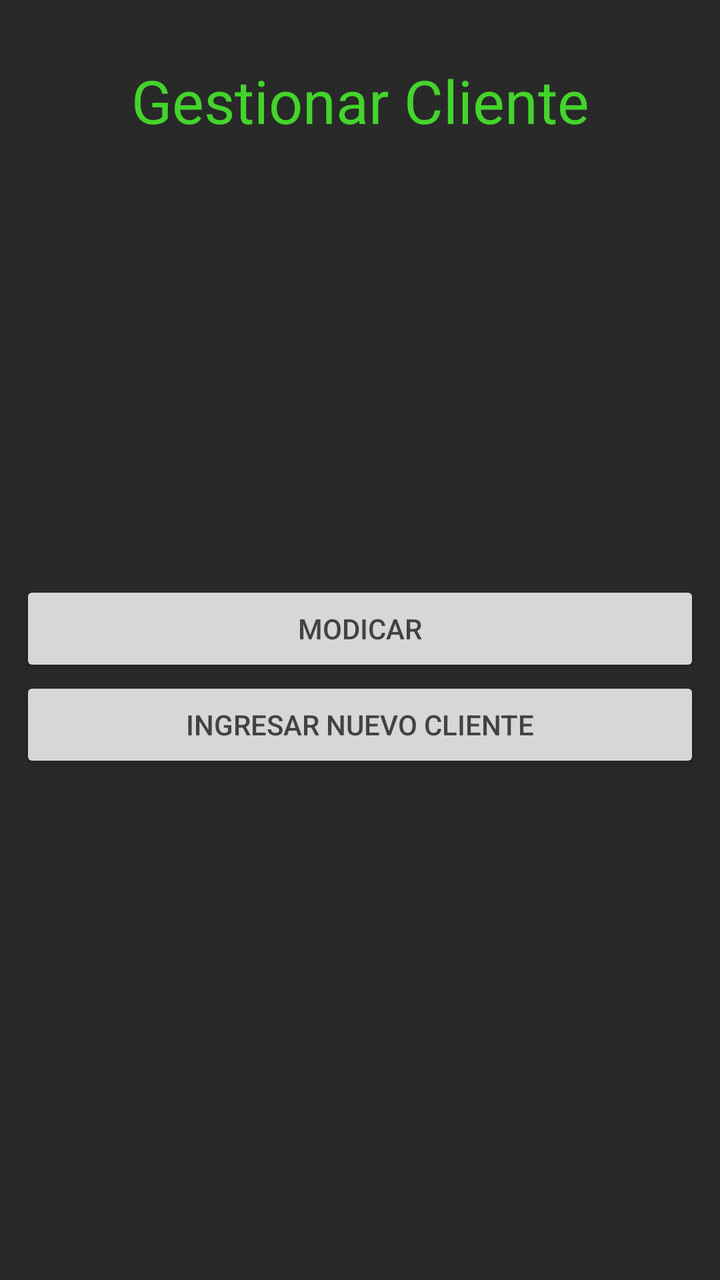
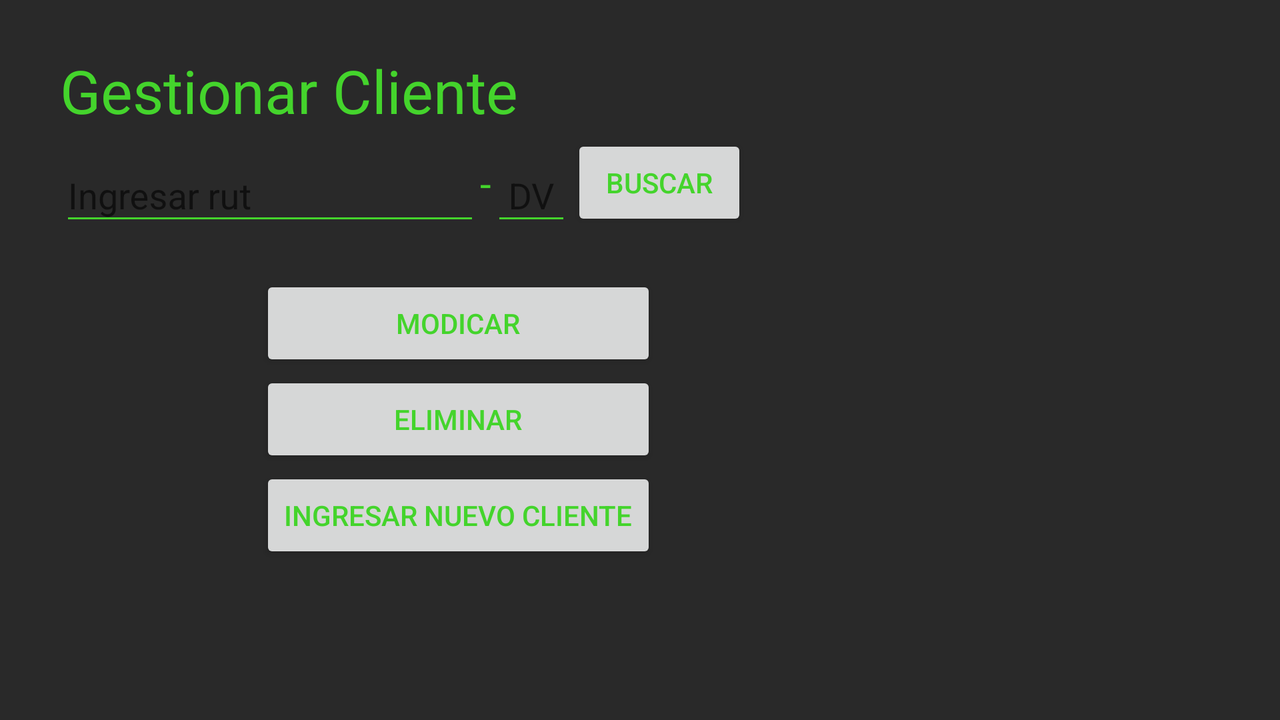

Two renders of one Android screen. The first uses the default layout on a phone; the second uses the alternative layout the repository ships for a different screen configuration, on a matching device. The two XML files are below.
<!-- AndroidManifest.xml: application theme AppTheme -->
<!-- res/layout/activity_gestionar_cliente.xml -->
<?xml version="1.0" encoding="utf-8"?>
<RelativeLayout xmlns:android="http://schemas.android.com/apk/res/android"
    xmlns:app="http://schemas.android.com/apk/res-auto"
    xmlns:tools="http://schemas.android.com/tools"
    android:layout_width="match_parent"
    android:layout_height="match_parent"
    tools:context="com.kendito.ote.Organizador.Cliente.gestionarClienteActivity"
    android:paddingLeft="10dp"
    android:paddingRight="10dp"
    android:paddingTop="30dp"
    android:paddingBottom="30dp">


    <LinearLayout
        android:layout_width="match_parent"
        android:layout_height="match_parent"
        android:orientation="vertical"
        android:gravity="center_horizontal"
        android:layout_alignParentTop="true"
        android:layout_alignParentLeft="true"
        android:layout_alignParentStart="true">

        <TextView
            android:layout_width="match_parent"
            android:layout_height="wrap_content"
            android:gravity="center_horizontal"
            android:text="Gestionar Cliente"
            android:textSize="30dp"
            android:paddingBottom="40dp"/>






            <android.support.v7.widget.RecyclerView
                android:id="@+id/recyclerViewGestionarCliente"
                android:layout_width="match_parent"
                android:layout_height="150dp"
                android:layout_gravity="center">
            </android.support.v7.widget.RecyclerView>



        <TableLayout

            android:layout_width="match_parent"
            android:layout_height="wrap_content"
            android:paddingTop="30dp">

            <TableRow>
                <Button
                    android:id="@+id/btnClienteModificar"
                    android:layout_weight="1"
                    android:layout_width="match_parent"
                    android:layout_height="wrap_content"
                    android:text="Modicar"
                    android:textColor="@color/cardview_dark_background"/>


            </TableRow>

            <Button
                android:id="@+id/btnClienteAgregar"
                android:layout_width="match_parent"
                android:layout_height="wrap_content"
                android:text="Ingresar nuevo Cliente"
                android:textColor="@color/cardview_dark_background"/>
        </TableLayout>



    </LinearLayout>
</RelativeLayout>
<!-- resources referenced by this layout -->
<resources>
  <!-- from res/values-v21/ -->
  <style name="AppTheme" parent="Theme.AppCompat.DayNight">
          
          <item name="colorPrimary">@color/colorAccent</item>
          <item name="colorAccent">@color/colorAccent</item>
          <item name="android:colorBackground">@color/background_material_light</item>
          <item name="android:colorForeground">@color/foreground_material_light</item>
          <item name="android:textColorPrimary">@android:color/black</item>
          <item name="android:textColorPrimaryInverse">@color/colorAccent</item>
          <item name="android:windowBackground">?android:attr/colorBackground</item>
          <item name="android:textColorSecondary">@color/colorAccent</item>
          <item name="android:textColor">@color/colorAccent</item>
          <item name="android:statusBarColor">@color/negro</item>
      </style>
  <color name="colorAccent">#44d42c</color>
  <color name="background_material_light">#292929</color>
  <color name="foreground_material_light">#e5dddd</color>
  <color name="negro">#000000</color>
</resources>
<!-- res/layout-land/activity_gestionar_cliente.xml (the author's variant of the layout above) -->
<!-- drawn on the phone turned sideways -->
<?xml version="1.0" encoding="utf-8"?>
<RelativeLayout xmlns:android="http://schemas.android.com/apk/res/android"
    android:orientation="vertical" android:layout_width="match_parent"
    android:layout_height="match_parent"
    android:paddingLeft="30dp"
    android:paddingRight="30dp"
    android:paddingTop="25dp"
    android:paddingBottom="10dp">


    <LinearLayout
        android:layout_width="match_parent"
        android:layout_height="match_parent"
        android:orientation="vertical">

        <TextView
            android:layout_width="match_parent"
            android:layout_height="wrap_content"
            android:gravity="left"
            android:text="Gestionar Cliente"
            android:textSize="30dp"/>

        <TableLayout
            android:layout_width="match_parent"
            android:layout_height="wrap_content"
            android:gravity="center_vertical">

            <TableRow
                android:gravity="center_vertical">
                <android.support.design.widget.TextInputLayout
                    android:layout_width="wrap_content"
                    android:layout_height="wrap_content">

                    <EditText
                        android:id="@+id/txtEditRut"
                        android:layout_width="wrap_content"
                        android:layout_height="wrap_content"
                        android:ems="10"
                        android:hint="@string/hintRut"
                        android:inputType="number"
                        android:maxLength="8"
                        android:nextFocusDown="@+id/txtEditDigitoVerificador"/>

                </android.support.design.widget.TextInputLayout>

                <TextView
                    android:layout_width="match_parent"
                    android:layout_height="wrap_content"
                    android:text="-"
                    android:textSize="20dp"/>

                <android.support.design.widget.TextInputLayout
                    android:layout_width="wrap_content"
                    android:layout_height="wrap_content">

                    <EditText
                        android:id="@+id/txtEditDigitoVerificador"
                        android:layout_width="40dp"
                        android:layout_height="match_parent"
                        android:ems="10"
                        android:gravity="center"
                        android:hint="DV"
                        android:inputType="textPersonName"
                        android:maxLength="1"/>

                </android.support.design.widget.TextInputLayout>
                <Button
                    android:layout_width="wrap_content"
                    android:text="Buscar"/>
            </TableRow>
        </TableLayout>

        <TableLayout
            android:paddingTop="20dp"
            android:layout_width="match_parent"
            android:layout_height="wrap_content">

            <TableRow
                android:layout_height="wrap_content"
                android:layout_width="wrap_content">
                <android.support.v7.widget.RecyclerView
                    android:id="@+id/recyclerViewGestionarCliente"
                    android:layout_width="100dp"
                    android:layout_height="wrap_content">

                </android.support.v7.widget.RecyclerView>


                <TableLayout>
                    <TableRow>
                        <Button
                            android:id="@+id/btnClienteModificar"
                            android:layout_width="wrap_content"
                            android:layout_height="wrap_content"
                            android:text="Modicar"/>
                    </TableRow>
                    <TableRow>
                        <Button
                            android:id="@+id/btnClienteEliminar"
                            android:layout_width="match_parent"
                            android:layout_height="wrap_content"
                            android:text="Eliminar"/>
                    </TableRow>
                    <TableRow>
                        <Button
                            android:id="@+id/btnClienteAgregar"
                            android:layout_width="wrap_content"
                            android:layout_height="wrap_content"
                            android:text="Ingresar nuevo Cliente"/>
                    </TableRow>
                </TableLayout>
            </TableRow>
        </TableLayout>
    </LinearLayout>
</RelativeLayout>
<!-- resources referenced by the variant -->
<!-- as the phone turned sideways resolves them -->
<resources>
  <string name="hintRut">Ingresar rut</string>
  <!-- from res/values-v21/ -->
  <style name="AppTheme" parent="Theme.AppCompat.DayNight">
          
          <item name="colorPrimary">@color/colorAccent</item>
          <item name="colorAccent">@color/colorAccent</item>
          <item name="android:colorBackground">@color/background_material_light</item>
          <item name="android:colorForeground">@color/foreground_material_light</item>
          <item name="android:textColorPrimary">@android:color/black</item>
          <item name="android:textColorPrimaryInverse">@color/colorAccent</item>
          <item name="android:windowBackground">?android:attr/colorBackground</item>
          <item name="android:textColorSecondary">@color/colorAccent</item>
          <item name="android:textColor">@color/colorAccent</item>
          <item name="android:statusBarColor">@color/negro</item>
      </style>
  <color name="colorAccent">#44d42c</color>
  <color name="background_material_light">#292929</color>
  <color name="foreground_material_light">#e5dddd</color>
  <color name="negro">#000000</color>
</resources>
